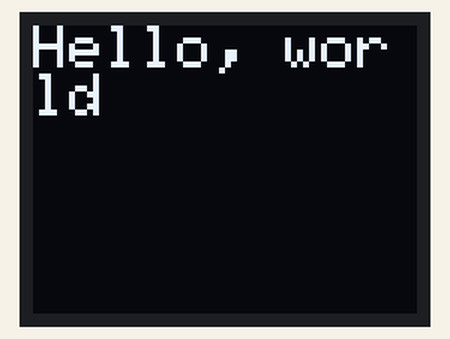
The program below on a simulated Arduino Uno, built with avr-gcc and run on an emulated ATmega328P. Shown: 64×48 one-colour display. The display library's start-up logo is not drawn.

Above: at 1.2 s.

The program:

main.cpp
```cpp
#include <Arduino.h>
#include <DHT.h>
#include <SFE_MicroOLED.h>
#include "Wire.h"
#include "StateMachine.h"

#define SensorPin A0

#define Display 42

#define DHTHumidity 2

#define ButtonPin 3

#define Reset_Pin 4
#define Jumper 5

#define DHTType DHT11

DHT dht(DHTHumidity,DHTType);
StateMachine state;
MicroOLED oled(Reset_Pin,Jumper);

// int buttonState = 0;
// unsigned long previousMillis = 0;
// const long interval = 1000;
// char message[80];
// char slaveMessage[80];

void WriteToRegister(int temp)
{
  oled.setCursor(0,0);
  oled.write(temp);
  oled.display();
  //previousMillis = 0;
}


// void receiveEvent(int howMany) {

//   int i = 0;
//   while (1 < Wire.available()) { // loop through all but the last
//     char c = Wire.read(); // receive byte as a character
//     message[i++] = c;
//   }
//   message[i] = '\0';
// }

// void SendMessage(char data[])
// {
//   Wire.beginTransmission(9);
//   for(int i = 0; i <= strlen(data); i++)
//   {
//     Wire.write((uint8_t)data[i]);
//   }
//   Wire.endTransmission();
// //   if(!slave){
// //     Wire.requestFrom(9,3);
// //     receiveEvent(0);
// //   }
//  }

// void requestHandler()
// {
//   SendMessage(slaveMessage);
//   slaveMessage[0] = '\0';
// }

// void setup() {
//   // put your setup code here, to run once:
//   Serial.begin(9600);
//   pinMode(ButtonPin, INPUT);
//   Wire.begin(0x1);
//   Wire.onReceive(receiveEvent);
//   //Wire.onRequest(requestHandler);
//   display.begin();
//   display.clear(ALL);
//   display.display();
//   message[0] = '\0';
// }

// void loop() {
//   // put your main code here, to run repeatedly:
//   dht.read(SensorPin);
//   buttonState = digitalRead(ButtonPin);
//   int temp = dht.readTemperature();
//   while(state.state == State::Slave)
//   {
//     // if(buttonState == HIGH)
//     // {
//     //   buttonState = 0;
//     //   SendMessage("RBR");
//     //   state.EventHandler(ButtonPressed);
//     // }
//     if(!strcmp(message, "BRL"))
//     {
//       message[0] = '\0';
//       state.EventHandler(BusControlTaken);
//     }
//   }

//   while(state.state == State::Dominant)
//   {
//    //Serial.println("Ik ben de dom");
//     unsigned long currentMillis = millis();
//     if(currentMillis - previousMillis >= interval)
//     {
//       previousMillis = currentMillis;
//       WriteToRegister(temp);
//       display.clear(ALL);
//       SendMessage("POLL");
//       if(!strcmp(message, "RBR"))
//       {
//         Serial.print("Hoi");
//         message[0] = '\0';
//         SendMessage("BRL");
//         if(!strcmp(message, "BCT"))
//         {
//           message[0] = '\0';
//           state.EventHandler(BusRequested);
//           SendMessage("OK");
//         }
//         else
//         {
//           break;
//         }
//       }

//     }
//   }
// }

void setup()
{
  delay(100);
  Wire.begin(0x6);
  oled.begin();    // Initialize the OLED
  oled.clear(ALL); // Clear the display's internal memory
  oled.display();  // Display what's in the buffer (splashscreen)
  delay(1000);     // Delay 1000 ms
  oled.clear(PAGE); // Clear the buffer.
}

void loop()
{
  oled.setCursor(0,0);
  oled.print("Hello, world");
  oled.display();
  // if(state.state == State::Dominant)
  // {
  //   oled.print("Hello, world");
  //   oled.display();
  // }
  // else{
  //   oled.print("no world");
  //   oled.display();
  // }
}
```

StateMachine.cpp
```cpp
#include "StateMachine.h"
#include "Wire.h"

StateMachine::StateMachine():state(State::Dominant)
{

}

StateMachine::~StateMachine()
{

}

void StateMachine::EventHandler(Event event)
{
    switch (state)
    {
        case Dominant:
        {
            state = HandleDominantState(event);
            break;
        }
        case Slave:
        {
            state = HandleSlaveState(event);
            break;
        }
        case RequestingBus:
        {
            state = HandleRequestBusState(event);
            break;
        }
    default:
        break;
    }
    return;
}

State StateMachine::HandleDominantState(Event event)
{
    State state = State::Dominant;
    switch (event)
    {
        case BusRequested:
        {
            DominantStateExit();
            state = State::Slave;
            SlaveStateEntry();
            break;
        }
        case ButtonPressed:
        {
            state = State::Dominant;
            break;
        }
        default:
            break;
    }
    return state;
}

State StateMachine::HandleSlaveState(Event event)
{
    State state = State::Slave;
    switch (event)
    {
        case ButtonPressed:
        {
            SlaveStateExit();
            state = State::RequestingBus;
            RequestingBusStateEntry();
            break;
        }

        default:
            break;
    }
    return state;
}

State StateMachine::HandleRequestBusState(Event event)
{
    State state = State::RequestingBus;
    switch (event)
    {
        case BusControlTaken:
        {
            RequestBusStateExit();
            state = State::Dominant;
            DominantStateEntry();
            break;
        }
        default:
            break;

    }
    return state;
}

// void StateMachine::Initialization(DeviceType type)
// {
//     switch (type)
//     {
//         case Gas:
//         {
//             break;
//         }
//         case DHT:
//         {
//             break;
//         }
//     default:
//         break;
//     }
// }

void StateMachine::DominantStateEntry()
{
    //Wire.begin();
}

void StateMachine::DominantStateExit()
{
    //Wire.end();
}

void StateMachine::SlaveStateEntry()
{
    //Wire.begin(9);
}

void StateMachine::SlaveStateExit()
{

}

void StateMachine::RequestingBusStateEntry()
{

}

void StateMachine::RequestBusStateExit()
{
    //Wire.end();
}
            
```

StateMachine.h
```cpp
typedef enum
{
    Dominant = 0,
    Slave = 1,
    RequestingBus = 2,
}State;

typedef enum
{
    ButtonPressed = 0,
    BusRequested = 1,
    BusControlTaken = 3
}Event;

// typedef enum
// {
//     Gas,
//     DHT
// }DeviceType;

class StateMachine
{
private:
    //State currentState;

    State HandleDominantState(Event event);
    State HandleSlaveState(Event event);
    State HandleRequestBusState(Event event);
    void DominantStateEntry();
    void DominantStateExit();
    void SlaveStateEntry();
    void SlaveStateExit();
    void RequestingBusStateEntry();
    void RequestBusStateExit();


public:
    StateMachine();
    ~StateMachine();

    void EventHandler(Event event);
    State state;
    //void Initialization(DeviceType type);
};
```
